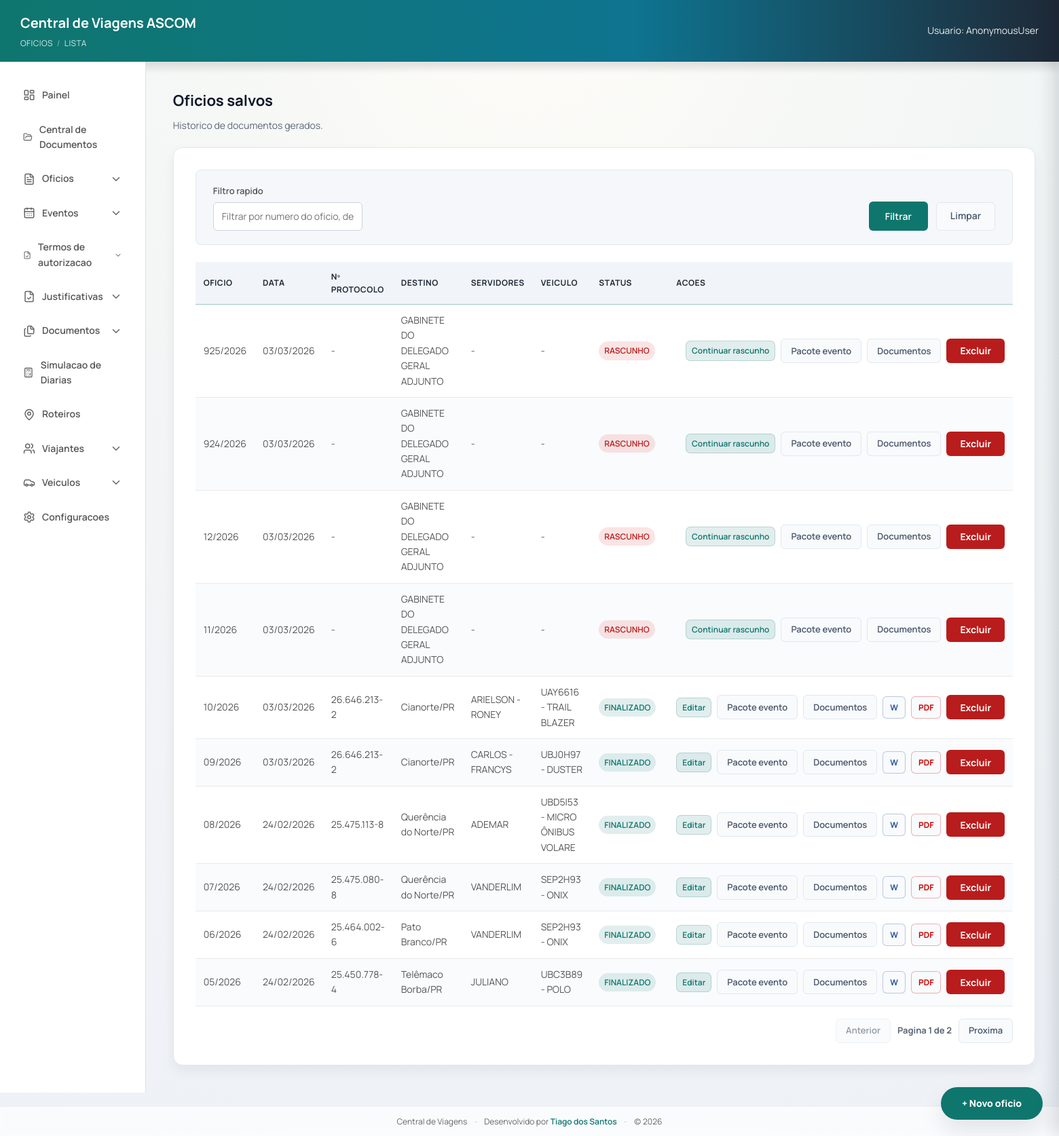
/oficios/, run on an earlier commit of the app's database.
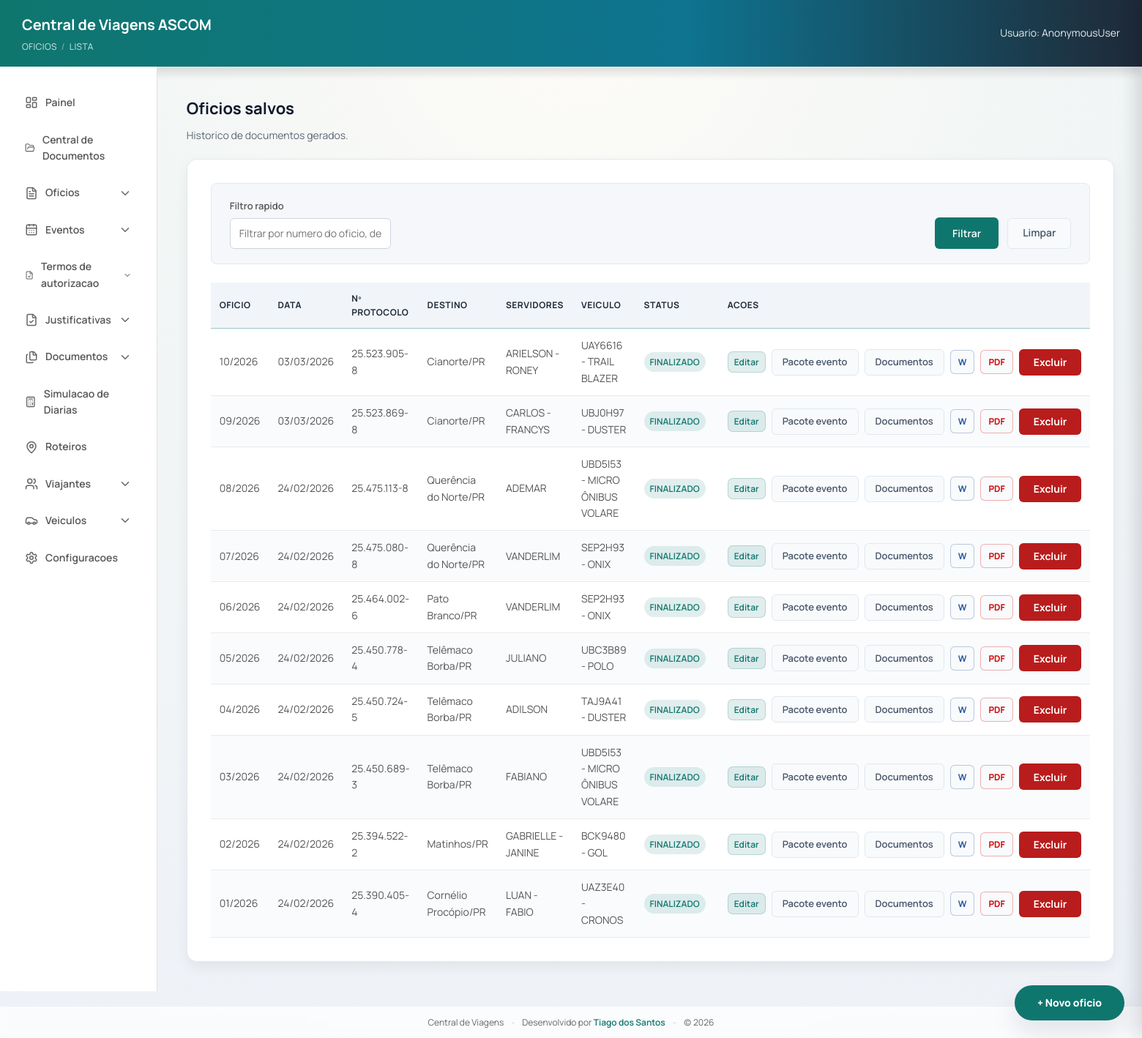
And on a later commit of the database.
### viagens/models.py (models this page shows, shortened)
class Oficio(models.Model):
    class Status(models.TextChoices):
        DRAFT = "DRAFT", "Rascunho"
        FINAL = "FINAL", "Finalizado"
    class AssuntoTipo(models.TextChoices):
        AUTORIZACAO = "AUTORIZACAO", "Autorizacao"
        CONVALIDACAO = "CONVALIDACAO", "Convalidacao"
    class CustosChoices(models.TextChoices):
        UNIDADE = "UNIDADE", "UNIDADE – DPC (diária e combustível serão custeados pela DPC)."
        OUTRA_INSTITUICAO = "OUTRA_INSTITUICAO", "OUTRA INSTITUIÇÃO"
        SEM_ONUS = "SEM_ONUS", "Com ônus limitados aos próprios vencimentos"
    class CusteioTipoChoices(models.TextChoices):
        UNIDADE = "UNIDADE", "UNIDADE - DPC (diarias e combustivel serao custeados pela DPC)."
        OUTRA_INSTITUICAO = "OUTRA_INSTITUICAO", "OUTRA INSTITUICAO"
        ONUS_LIMITADOS = "ONUS_LIMITADOS", "ONUS LIMITADOS AOS PROPRIOS VENCIMENTOS"
    class DestinoChoices(models.TextChoices):
        GAB = "GAB", "GABINETE DO DELEGADO GERAL ADJUNTO"
        SESP = "SESP", "SESP"
    acao = models.ForeignKey(
        AcaoInstitucional,
        on_delete=models.SET_NULL,
        related_name="oficios",
        null=True,
        blank=True,
        verbose_name="Acao Institucional",
    )
    evento = models.ForeignKey(
        "Evento",
        on_delete=models.SET_NULL,
        related_name="oficios",
        null=True,
        blank=True,
        verbose_name="Evento (pacote)",
    )
    roteiro = models.ForeignKey(
        "Roteiro",
        on_delete=models.SET_NULL,
        related_name="oficios_como_roteiro",
        null=True,
        blank=True,
        verbose_name="Roteiro de Viagem",
    )
    oficio = models.CharField(max_length=50, blank=True, default="")
    numero = models.PositiveIntegerField(null=True, blank=True, db_index=True)
    ano = models.PositiveIntegerField(null=True, blank=True, db_index=True)
    protocolo = models.CharField(max_length=80, blank=True, default="")
    destino = models.CharField(
        max_length=40,
        choices=DestinoChoices.choices,
        default=DestinoChoices.GAB,
        editable=False,
    )
    status = models.CharField(
        max_length=20,
        choices=Status.choices,
        default=Status.DRAFT,
        db_index=True,
    )
    assunto = models.CharField(max_length=200, blank=True)
    assunto_tipo = models.CharField(
        max_length=20,
        choices=AssuntoTipo.choices,
        default=AssuntoTipo.AUTORIZACAO,
    )
    tipo_destino = models.CharField(
        max_length=20,
        blank=True,
        choices=[
            ("INTERIOR", "Interior"),
            ("CAPITAL", "Capital"),
            ("BRASILIA", "Brasilia"),
        ],
    )
    estado_sede = models.ForeignKey(
        Estado,
        on_delete=models.SET_NULL,
        null=True,
        blank=True,
        related_name="oficios_sede",
    )
    cidade_sede = models.ForeignKey(
        Cidade,
        on_delete=models.SET_NULL,
        null=True,
        blank=True,
        related_name="oficios_sede",
    )
    estado_destino = models.ForeignKey(
        Estado,
        on_delete=models.SET_NULL,
        null=True,
        blank=True,
        related_name="oficios_destino",
    )
    cidade_destino = models.ForeignKey(
        Cidade,
        on_delete=models.SET_NULL,
        null=True,
        blank=True,
        related_name="oficios_destino",
    )
    roteiro_ida_saida_local = models.CharField(max_length=200, blank=True)
    roteiro_ida_saida_datahora = models.CharField(max_length=200, blank=True)
    roteiro_ida_chegada_local = models.CharField(max_length=200, blank=True)
    roteiro_ida_chegada_datahora = models.CharField(max_length=200, blank=True)
    roteiro_volta_saida_local = models.CharField(max_length=200, blank=True)
    roteiro_volta_saida_datahora = models.CharField(max_length=200, blank=True)
    roteiro_volta_chegada_local = models.CharField(max_length=200, blank=True)
    roteiro_volta_chegada_datahora = models.CharField(max_length=200, blank=True)
    retorno_saida_cidade = models.CharField(max_length=120, blank=True)
    retorno_saida_data = models.DateField(null=True, blank=True)
    retorno_saida_hora = models.TimeField(null=True, blank=True)
    retorno_chegada_cidade = models.CharField(max_length=120, blank=True)
    retorno_chegada_data = models.DateField(null=True, blank=True)
    retorno_chegada_hora = models.TimeField(null=True, blank=True)
    quantidade_diarias = models.CharField(max_length=120, blank=True)
    valor_diarias = models.CharField(max_length=120, blank=True)
    valor_diarias_extenso = models.CharField(max_length=200, blank=True)
    tipo_viatura = models.CharField(
        max_length=20,
        blank=True,
        choices=[("CARACTERIZADA", "Caracterizada"), ("DESCARACTERIZADA", "Descaracterizada")],
        default="DESCARACTERIZADA"
    )
    tipo_custeio = models.CharField(
        max_length=30,
        blank=True,
        choices=[
            ("UNIDADE", "Unidade"),
            ("OUTRA_INSTITUICAO", "Outra instituicao"),
            ("SEM_ONUS", "Sem onus"),
        ],
    )
    custeio_tipo = models.CharField(
        max_length=30,
        blank=True,
        choices=CusteioTipoChoices.choices,
        default=CusteioTipoChoices.UNIDADE,
    )
    custeio_texto_override = models.TextField(blank=True, default="")
    custos = models.CharField(
        max_length=20,
        choices=CustosChoices.choices,
        default=CustosChoices.UNIDADE,
    )
    nome_instituicao_custeio = models.CharField(
        max_length=200,
        blank=True,
        default="",
    )
    google_doc_id = models.CharField(max_length=200, blank=True)
    google_doc_url = models.URLField(blank=True)
    pdf_file_id = models.CharField(max_length=200, blank=True)
    pdf_url = models.URLField(blank=True)
    placa = models.CharField(max_length=10, blank=True)
    modelo = models.CharField(max_length=120, blank=True)
    combustivel = models.CharField(max_length=80, blank=True)
    motorista = models.CharField(max_length=120, blank=True)
    motorista_oficio = models.CharField(max_length=80, blank=True)
    motorista_oficio_numero = models.PositiveIntegerField(null=True, blank=True)
    motorista_oficio_ano = models.PositiveIntegerField(null=True, blank=True)
    motorista_protocolo = models.CharField(max_length=80, blank=True)
    motorista_carona = models.BooleanField(default=False)
    motorista_viajante = models.ForeignKey(
        Viajante,
        on_delete=models.SET_NULL,
        null=True,
        blank=True,
        related_name="oficios_motorista",
    )
    carona_oficio_referencia = models.ForeignKey(
        "self",
        on_delete=models.SET_NULL,
        null=True,
        blank=True,
        related_name="oficios_que_usam_como_carona",
    )
    motivo = models.TextField(blank=True)
    justificativa_modelo = models.CharField(
        max_length=80,
        blank=True,
        default="",
        help_text="Código do modelo de justificativa usado (ex: recebimento_tardio).",
    )
    justificativa_texto = models.TextField(
        blank=True,
        default="",
        help_text="Texto da justificativa preenchido (prazo < 10 dias). Preenchido desbloqueia geração do ofício.",
    )
    veiculo = models.ForeignKey(
        Veiculo,
        on_delete=models.SET_NULL,
        null=True,
        blank=True,
        related_name="oficios",
    )
    viajantes = models.ManyToManyField(
        Viajante,
        through="OficioViajante",
        related_name="oficios",
        blank=True,
    )
    created_at = models.DateTimeField(auto_now_add=True, db_index=True)
    updated_at = models.DateTimeField(auto_now=True)
    class Meta:
        constraints = [
            models.UniqueConstraint(
                fields=["ano", "numero"],
                name="uniq_oficio_numero_por_ano",
            )
        ]
    @property
    def numero_formatado(self) -> str:
        return format_oficio_num(self.numero, self.ano)
    @property
    def protocolo_formatado(self) -> str:
        return format_protocolo_num(self.protocolo)

class Cidade(models.Model):
    nome = models.CharField(max_length=120)
    estado = models.ForeignKey(Estado, on_delete=models.CASCADE, related_name="cidades")

class Estado(models.Model):
    sigla = models.CharField(max_length=2, unique=True)
    nome = models.CharField(max_length=100)

class Viajante(models.Model):
    nome = models.CharField(max_length=200)
    rg = models.CharField(max_length=50)
    cpf = models.CharField(max_length=50)
    cargo = models.CharField(max_length=120)
    telefone = models.CharField(max_length=30, blank=True)
    is_ascom = models.BooleanField(
        default=True,
        verbose_name="É da ASCOM?",
        help_text="Se sim, não exige Termo de Autorização no pacote do evento.",
    )

class Veiculo(models.Model):
    placa = models.CharField(max_length=10, unique=True)
    modelo = models.CharField(max_length=120)
    combustivel = models.CharField(max_length=80)
    tipo_viatura = models.CharField(
        max_length=20,
        blank=True,
        choices=[("CARACTERIZADA", "Caracterizada"), ("DESCARACTERIZADA", "Descaracterizada")],
        default="DESCARACTERIZADA"
    )

### viagens/views/_shared.py (the view, shortened to what this page needs)
# urls.py: path("oficios/", views.oficios_lista, name="oficios_lista"),
@require_http_methods(["GET"])
def oficios_lista(request):
    q = request.GET.get("q", "").strip()
    params = request.GET.copy()
    params.pop("page", None)
    querystring = params.urlencode()
    dev_safety = False
    try:
        oficios = Oficio.objects.select_related(
            "veiculo",
            "motorista_viajante",
            "cidade_destino",
            "estado_destino",
            "cidade_sede",
            "estado_sede",
        ).prefetch_related("viajantes")
        oficios = oficios.order_by("-created_at")
        paginator = Paginator(oficios, 10)
    except OperationalError:
        dev_safety = True
        paginator = Paginator(Oficio.objects.none(), 10)
    page_obj = paginator.get_page(request.GET.get("page"))
    return render(
        request,
        "viagens/oficios_list.html",
        {
            "oficios": page_obj,
            "page_obj": page_obj,
            "querystring": querystring,
            "q": q,
            "dev_safety": dev_safety,
        },
    )

### viagens/context_processors.py (called while the page is built)
def mask_settings(request):
    return {
        "PROTOCOLO_MASK": getattr(settings, "PROTOCOLO_MASK", None),
        "CURRENT_YEAR": str(timezone.localdate().year),
    }

### viagens/templatetags/viagens_extras.py (called while the page is built)
@register.filter
def first_name(value: str) -> str:
    if not value:
        return ""
    return value.strip().split()[0]

### viagens/utils/normalize.py (called while the page is built)
def normalize_digits(value: str | None) -> str:
    return _NON_DIGIT_RE.sub("", value or "")

def normalize_protocolo_num(value: str | None) -> str:
    return normalize_digits(value)

def format_protocolo_num(value: str | None) -> str:
    digits = normalize_protocolo_num(value)
    if len(digits) != 9:
        return digits
    return f"{digits[0:2]}.{digits[2:5]}.{digits[5:8]}-{digits[8]}"

def format_oficio_num(numero: int | str | None, ano: int | str | None) -> str:
    if numero in (None, "") or ano in (None, ""):
        return ""
    try:
        numero_int = int(str(numero))
        ano_int = int(str(ano))
    except (TypeError, ValueError):
        return ""
    if numero_int <= 0 or ano_int <= 0:
        return ""
    return f"{numero_int:02d}/{ano_int}"

### viagens/templates/viagens/oficios_list.html (shortened to what the changed rows need)
{% extends "viagens/base.html" %}
{% load viagens_extras static %}
{% block extra_head %}
  <link rel="stylesheet" href="{% static 'viagens/documentos_manager.css' %}" />
{% endblock %}
{% block content %}
  <h2 class="page-title">Oficios salvos</h2>
  <div class="list-card">
    {% if oficios %}
      <table class="table">
        <thead>
          <tr>
            <th>Oficio</th>
            <th>Data</th>
            <th>Nº Protocolo</th>
            <th>Destino</th>
            <th>Servidores</th>
            <th>Veiculo</th>
            <th>Status</th>
            <th class="table-actions-header">Acoes</th>
          </tr>
        </thead>
        <tbody>
          {% for oficio in oficios %}
            <tr>
              <td>{{ oficio.numero_formatado|default:oficio.oficio }}</td>
              <td>{{ oficio.created_at|date:"d/m/Y" }}</td>
              <td>{{ oficio.protocolo_formatado|default:oficio.protocolo|default:"-" }}</td>
              <td>
                {% if oficio.cidade_destino %}
                  {{ oficio.cidade_destino.nome }}/{{ oficio.cidade_destino.estado.sigla }}
                {% else %}
                  {{ oficio.get_destino_display }}
                {% endif %}
              </td>
              <td>
                {% for servidor in oficio.viajantes.all %}
                  {{ servidor.nome|first_name }}{% if not forloop.last %} - {% endif %}
                {% empty %}
                  -
                {% endfor %}
              </td>
              <td>
                {% if oficio.veiculo %}
                  {{ oficio.veiculo.placa }} - {{ oficio.veiculo.modelo }}
                {% else %}
                  {{ oficio.placa|default:"-" }}{% if oficio.modelo %} - {{ oficio.modelo }}{% endif %}
                {% endif %}
              </td>
              <td>
                {% if oficio.status == "DRAFT" %}
                  <span class="badge badge--danger">RASCUNHO</span>
                {% else %}
                  <span class="badge">FINALIZADO</span>
                {% endif %}
              </td>
              <td class="table-actions-cell">
                <div class="table-actions table-actions--right">
                  {% if oficio.status == "DRAFT" %}
                    <a href="{% url 'oficio_draft_resume' oficio.id %}" class="btn-edit">Continuar rascunho</a>
                    <a href="{% url 'evento_redirect_from_oficio' oficio.id %}" class="btn-clear btn-small">Pacote evento</a>
                    <a href="{% url 'oficio_documentos' oficio.id %}" class="btn-clear btn-small" data-doc-drawer data-oficio-id="{{ oficio.id }}" data-oficio-label="{{ oficio.numero_formatado|default:oficio.oficio|default:'' }}">Documentos</a>
                  {% else %}
                    <a href="{% url 'oficio_edit_step1' oficio.id %}" class="btn-edit">Editar</a>
                    <a href="{% url 'evento_redirect_from_oficio' oficio.id %}" class="btn-clear btn-small">Pacote evento</a>
                    <a href="{% url 'oficio_documentos' oficio.id %}" class="btn-clear btn-small" data-doc-drawer data-oficio-id="{{ oficio.id }}" data-oficio-label="{{ oficio.numero_formatado|default:oficio.oficio|default:'' }}">Documentos</a>
                    <a class="btn-icon btn-icon--docx" href="{% url 'oficio_download_docx' oficio.id %}" aria-label="Baixar DOCX">W</a>
                    <a class="btn-icon btn-icon--pdf" href="{% url 'oficio_download_pdf' oficio.id %}" aria-label="Baixar PDF">PDF</a>
                  {% endif %}
                  <form method="post" action="{% url 'oficio_excluir' oficio.id %}" class="table-action-form" onsubmit="return confirm('Excluir este ofício?');">
                    <button type="submit" class="btn-danger btn-small">Excluir</button>
                  </form>
                </div>
              </td>
            </tr>
          {% endfor %}
        </tbody>
      </table>
      {% if page_obj.paginator.num_pages > 1 %}
        <div class="pagination">
          {% if page_obj.has_previous %}
            <a class="btn-clear btn-small" href="?{% if querystring %}{{ querystring }}&{% endif %}page={{ page_obj.previous_page_number }}">Anterior</a>
          {% else %}
            <span class="btn-clear btn-small is-disabled">Anterior</span>
          {% endif %}
          <span class="pagination-info">Pagina {{ page_obj.number }} de {{ page_obj.paginator.num_pages }}</span>
          {% if page_obj.has_next %}
            <a class="btn-clear btn-small" href="?{% if querystring %}{{ querystring }}&{% endif %}page={{ page_obj.next_page_number }}">Proxima</a>
          {% else %}
            <span class="btn-clear btn-small is-disabled">Proxima</span>
          {% endif %}
        </div>
      {% endif %}
    {% endif %}
  </div>
{% endblock %}

What changed in the data, as far as the page shows it:
removed Oficio: numero_formatado "925/2026", created_at "03/03/2026", protocolo_formatado "-", destino "GABINETE DO DELEGADO GERAL ADJUNTO", placa "-", status "RASCUNHO"
removed Oficio: numero_formatado "924/2026", created_at "03/03/2026", protocolo_formatado "-", destino "GABINETE DO DELEGADO GERAL ADJUNTO", placa "-", status "RASCUNHO"
removed Oficio: numero_formatado "12/2026", created_at "03/03/2026", protocolo_formatado "-", destino "GABINETE DO DELEGADO GERAL ADJUNTO", placa "-", status "RASCUNHO"
removed Oficio: numero_formatado "11/2026", created_at "03/03/2026", protocolo_formatado "-", destino "GABINETE DO DELEGADO GERAL ADJUNTO", placa "-", status "RASCUNHO"
changed Oficio "UAY6616": protocolo_formatado "26.646.213-2" → "25.523.905-8"
changed Oficio "UBJ0H97": protocolo_formatado "26.646.213-2" → "25.523.869-8"
now on this page (row edited): Oficio: numero_formatado "04/2026", created_at "24/02/2026", protocolo_formatado "25.450.724-5", cidade_destino.nome "Telêmaco Borba", cidade_destino.estado.sigla "PR", veiculo.placa "TAJ9A41", veiculo.modelo "DUSTER", status "FINALIZADO"
now on this page (row unchanged): Viajante: nome|first_name "ADILSON", shown under "04/2026"
now on this page (row edited): Oficio: numero_formatado "03/2026", created_at "24/02/2026", protocolo_formatado "25.450.689-3", cidade_destino.nome "Telêmaco Borba", cidade_destino.estado.sigla "PR", veiculo.placa "UBD5I53", veiculo.modelo "MICRO ÔNIBUS VOLARE", status "FINALIZADO"
now on this page (row unchanged): Viajante: nome|first_name "FABIANO", shown under "03/2026"
now on this page (row edited): Oficio: numero_formatado "02/2026", created_at "24/02/2026", protocolo_formatado "25.394.522-2", cidade_destino.nome "Matinhos", cidade_destino.estado.sigla "PR", veiculo.placa "BCK9480", veiculo.modelo "GOL", status "FINALIZADO"
now on this page (row unchanged): Viajante: nome|first_name "GABRIELLE", shown under "02/2026"
now on this page (row unchanged): Viajante: nome|first_name "JANINE", shown under "02/2026"
now on this page (row edited): Oficio: numero_formatado "01/2026", created_at "24/02/2026", protocolo_formatado "25.390.405-4", cidade_destino.nome "Cornélio Procópio", cidade_destino.estado.sigla "PR", veiculo.placa "UAZ3E40", veiculo.modelo "CRONOS", status "FINALIZADO"
now on this page (row unchanged): Viajante: nome|first_name "LUAN", shown under "01/2026"
now on this page (row unchanged): Viajante: nome|first_name "FABIO", shown under "01/2026"
Also different on the page:
{{ page_obj.number }}: "1" → (not shown)
{{ page_obj.paginator.num_pages }}: "2" → (not shown)
text no longer shown: "Anterior Pagina de Proxima"
